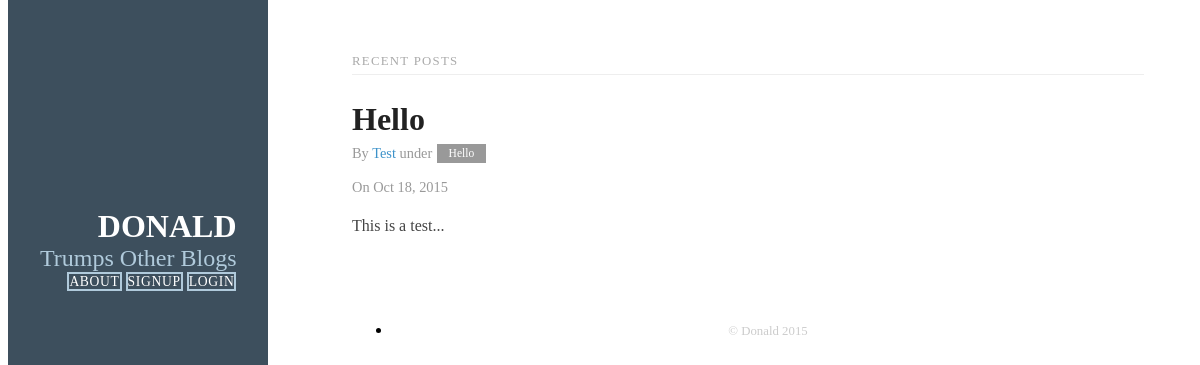
Before: / with the older database file.
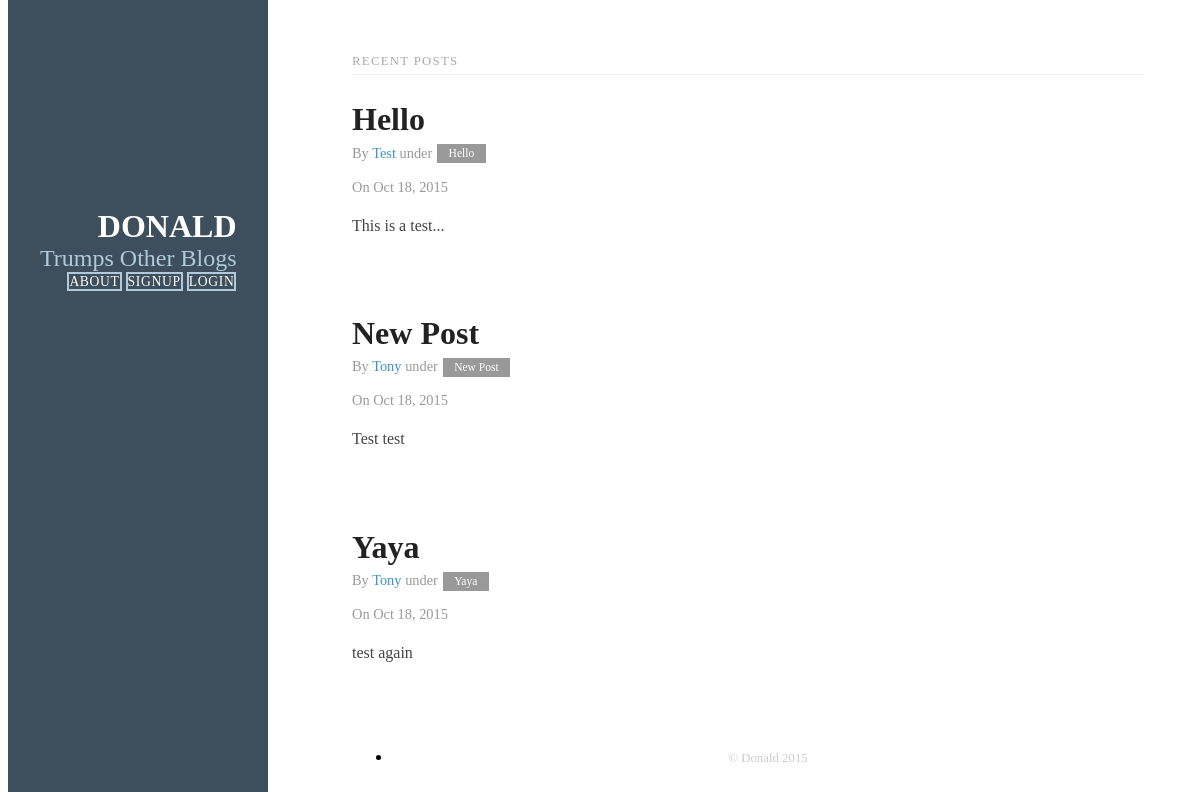
After: the same page with the newer database file.
### tables this page shows
CREATE TABLE posts(title TEXT, body TEXT, slug TEXT, username TEXT, created TEXT);

### app.py (the view)
@app.route('/')
def home():
    posts = query.getAllPosts()
    if 'user' in session:
        n=session['user']
        return render_template('home.html', posts=posts, n=n)
    return render_template('home.html', posts=posts)

### databases/query.py (called while the page is built)
def getAllPosts():
    con = sqlite3.connect("donald.db")
    cur=con.cursor()
    posts = []
    sql = "SELECT * FROM posts"
    for post in cur.execute(sql).fetchall():
        posts.append(transform.post(post))
        print posts
    con.close()
    return posts

### databases/transform.py (called while the page is built)
def post(post):
    return {
        "title": post[0],
        "body": post[1],
        "slug": post[2],
        "username": post[3],
        "created": post[4]
    }

### templates/home.html (shortened to what this page needs)
<!DOCTYPE html>
<html lang="en">
<head>
  <link rel="stylesheet" href="http://yui.yahooapis.com/pure/0.6.0/pure-min.css">
  <link rel="stylesheet" href="http://yui.yahooapis.com/pure/0.6.0/grids-responsive-min.css">
  <link rel="stylesheet" href="/static/donald.css">
</head>
<body>
  <div id="layout" class="pure-g">
    <div class="sidebar pure-u-1 pure-u-md-1-4">
      <div class="header">
        <h1 class="brand-title">Donald</h1>
        <h2 class="brand-tagline">Trumps Other Blogs</h2>
        <nav class="nav">
          <ul class="nav-list">
            <li class="nav-item">
              <a class="pure-button" href="/about">About</a>
	      {% if not n %}
              <a class="pure-button" href="/signup">Signup</a>
              <a class="pure-button" href="/login">Login</a>
	      {% else %}
              <a class="pure-button" href="/new">New</a>
	      {% endif %}
            </li>
          </ul>
        </nav>
      </div>
    </div>
    <div class="content pure-u-1 pure-u-md-3-4">
      <div>
        <div class="posts">
          <h1 class="content-subhead">Recent Posts</h1>
          {% for post in posts %}
          <section class="post">
            <header class="post-header">
              <h2 class="post-title">{{post.title}}</h2>
              <p class="post-meta">
                By <a class="post-author" href="/@{{post.username}}">{{post.username}}</a> under <a class="post-category" href="@{{post.username}}/{{post.slug}}">{{post.title}}</a>
                <br>
                <br>
                On {{post.created}}
              </p>
            </header>
            <div class="post-description">
              <p>
                {{post.body}}
              </p>
            </div>
          </section>
          {% endfor %}
        </div>
        <div class="footer">
          <div class="pure-menu pure-menu-horizontal">
            <ul>
              <li class="pure-menu-item"><a href="" class="pure-menu-link">&copy; Donald 2015</a></li>
            </ul>
          </div>
        </div>
      </div>
    </div>
  </div>
</body>
</html>

### static/donald.css (style rules this page uses)
* { -webkit-box-sizing: border-box; -moz-box-sizing: border-box; box-sizing: border-box; }
a { text-decoration: none; color: rgb(61, 146, 201); }
#layout { padding: 0; }
.header { text-align: center; top: auto; margin: 3em auto; }
.sidebar { background: rgb(61, 79, 93); color: #fff; }
.brand-title, .brand-tagline { margin: 0; }
.brand-title { text-transform: uppercase; }
.brand-tagline { font-weight: 300; color: rgb(176, 202, 219); }
.nav-list { margin: 0; padding: 0; list-style: none; }
.nav-item { display: inline-block; *display: inline; zoom: 1; }
.nav-item a { background: transparent; border: 2px solid rgb(176, 202, 219); color: #fff; margin-top: 1em; letter-spacing: 0.05em; text-transform: uppercase; font-size: 85%; }
.content-subhead { text-transform: uppercase; color: #aaa; border-bottom: 1px solid #eee; padding: 0.4em 0; font-size: 80%; font-weight: 500; letter-spacing: 0.1em; }
.content { padding: 2em 1em 0; }
.post { padding-bottom: 2em; }
.post-title { font-size: 2em; color: #222; margin-bottom: 0.2em; }
.post-description { font-family: Georgia, "Cambria", serif; color: #444; line-height: 1.8em; }
.post-meta { color: #999; font-size: 90%; margin: 0; }
.post-category { margin: 0 0.1em; padding: 0.3em 1em; color: #fff; background: #999; font-size: 80%; }
.footer { text-align: center; padding: 1em 0; }
.footer a { color: #ccc; font-size: 80%; }
@media (min-width: 48em) { .content { padding: 2em 3em 0; margin-left: 25%; } }
@media (min-width: 48em) { .header { margin: 80% 2em 0; text-align: right; } }
@media (min-width: 48em) { .sidebar { position: fixed; top: 0; bottom: 0; } }

Changed rows visible on the page:
added posts: title "New Post", username "Tony", created "Oct 18, 2015", body "Test test"
added posts: title "Yaya", username "Tony", created "Oct 18, 2015", body "test again"
